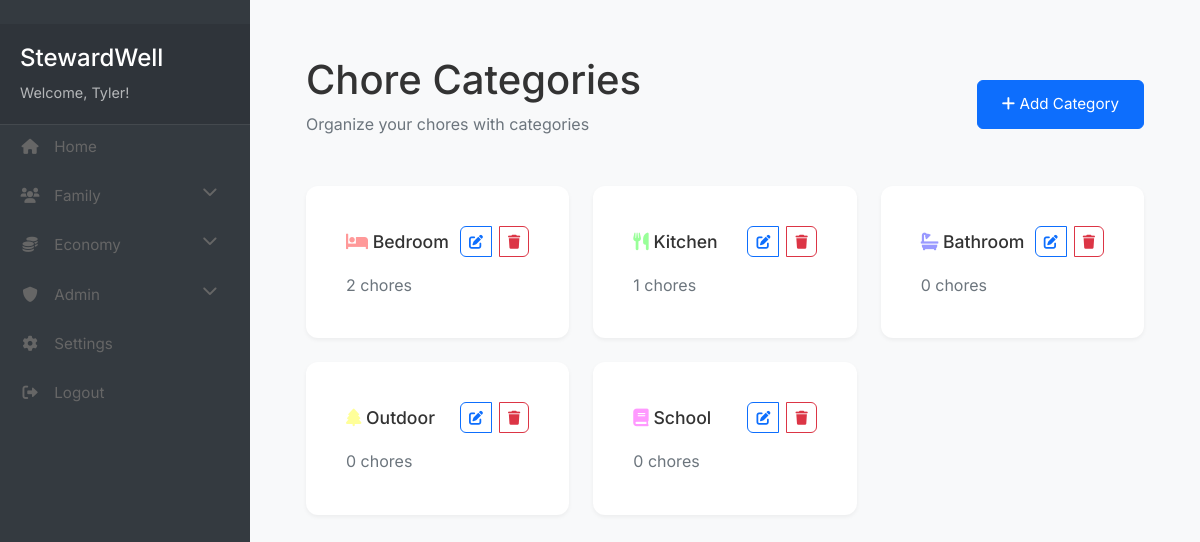
Page /chores/categories (signed in) on the committed database.
### app/models/user.py (models this page shows, shortened)
class User(db.Model, UserMixin):
    id = db.Column(db.Integer, primary_key=True)
    username = db.Column(db.String(64), unique=True, nullable=False)
    email = db.Column(db.String(120), unique=True, nullable=False)
    password_hash = db.Column(db.String(128), nullable=False)
    pin = db.Column(db.String(4))
    created_at = db.Column(db.DateTime, default=datetime.utcnow)
    is_superuser = db.Column(db.Boolean, default=False)
    is_parent = db.Column(db.Boolean, default=False)
    family_id = db.Column(db.Integer, db.ForeignKey('family.id'))
    parent_id = db.Column(db.Integer, db.ForeignKey('user.id'), nullable=True)
    children = db.relationship('User', backref=db.backref('parent', remote_side=[id]))
    coins = db.Column(db.Integer, default=0)
    family_points = db.Column(db.Integer, default=0)
    created_goal_categories = db.relationship('GoalCategory', back_populates='created_by')
    created_goals = db.relationship('Goal', back_populates='created_by')
    avatar = db.Column(db.String(50), default='fa-user-circle')

class ChoreCategory(db.Model):
    id = db.Column(db.Integer, primary_key=True)
    name = db.Column(db.String(50), nullable=False)
    color = db.Column(db.String(7), default="#6c757d")  # Hex color code
    icon = db.Column(db.String(50))  # FontAwesome icon name
    created_at = db.Column(db.DateTime, default=datetime.utcnow)
    family_id = db.Column(db.Integer, db.ForeignKey('family.id'), nullable=False)
    created_by_id = db.Column(db.Integer, db.ForeignKey('user.id'), nullable=False)
    chores = db.relationship('Chore', backref='category', lazy='dynamic')
    created_by = db.relationship('User', foreign_keys=[created_by_id])

### app/controllers/chores.py (the view)
@chores_bp.route('/categories')
@login_required
@parent_required
def list_categories():
    categories = ChoreCategory.query.filter_by(family_id=current_user.family_id).all()
    return render_template('chores/categories.html', categories=categories)

### app/__init__.py (called while the page is built)
@login_manager.user_loader
def load_user(id):
    from app.models.user import User
    return User.query.get(int(id))

### app/controllers/chores.py (called while the page is built)
def parent_required(f):
    @wraps(f)
    def decorated_function(*args, **kwargs):
        if not current_user.is_authenticated or not current_user.is_parent:
            flash('You need to be a parent to access this page.', 'danger')
            return redirect(url_for('main.index'))
        return f(*args, **kwargs)
    return decorated_function

### app/templates/chores/categories.html (shortened to what this page needs)
{% extends "base.html" %}
{% block authenticated_content %}
<div class="content-container">
    <div class="page-header d-flex justify-content-between align-items-center">
        <div>
            <h1>Chore Categories</h1>
            <p class="text-muted">Organize your chores with categories</p>
        </div>
        <button class="btn btn-primary" data-bs-toggle="modal" data-bs-target="#addCategoryModal">
            <i class="fas fa-plus"></i> Add Category
        </button>
    </div>
    <div class="row">
        {% for category in categories %}
        <div class="col-md-4 mb-4">
            <div class="card">
                <div class="card-body">
                    <div class="d-flex justify-content-between align-items-center mb-3">
                        <h3 class="card-title mb-0">
                            <i class="fas {{ category.icon }}" style="color: {{ category.color }};"></i>
                            {{ category.name }}
                        </h3>
                        <div class="btn-group">
                            <button class="btn btn-sm btn-outline-primary"
                                    data-bs-toggle="modal"
                                    data-bs-target="#editCategoryModal{{ category.id }}">
                                <i class="fas fa-edit"></i>
                            </button>
                            <button class="btn btn-sm btn-outline-danger"
                                    data-bs-toggle="modal"
                                    data-bs-target="#deleteCategoryModal{{ category.id }}">
                                <i class="fas fa-trash"></i>
                            </button>
                        </div>
                    </div>
                    <p class="text-muted mb-0">
                        {{ category.chores.count() }} chores
                    </p>
                </div>
            </div>
        </div>
        {% else %}
        <div class="col-12">
            <p class="text-muted text-center">No categories yet. Create one to get started!</p>
        </div>
        {% endfor %}
    </div>
</div>
{% endblock %}

### app/templates/partials/_sidebar.html (shortened to what this page needs)
<div class="sidebar">
    <div class="sidebar-header">
        <h3>StewardWell</h3>
        <p class="welcome-message">
            Welcome, {{ current_user.username }}!
        </p>
    </div>
    <ul class="nav flex-column">
        <li class="nav-item">
            <a class="nav-link" href="{{ url_for('main.index') }}">
                <i class="fas fa-home"></i> Home
            </a>
        </li>
        <li class="nav-item">
            <a class="nav-link collapsed" href="#familySubmenu"
               data-bs-toggle="collapse"
               aria-expanded="false">
                <i class="fas fa-users"></i> Family
                <i class="fas fa-chevron-down float-end"></i>
            </a>
        </li>
        {% set module_settings = current_user.family.module_settings|list if current_user.family else [] %}
        {% set economy_module = module_settings|selectattr('module_name', 'equalto', 'economy')|list %}
        {% set admin_module = module_settings|selectattr('module_name', 'equalto', 'admin')|list %}
        {% set economy_enabled = not economy_module or economy_module[0].is_enabled if economy_module else true %}
        {% set admin_enabled = current_user.is_superuser and (not admin_module or admin_module[0].is_enabled if admin_module else true) %}
        {% if economy_enabled %}
        <li class="nav-item">
            <a class="nav-link collapsed" href="#economySubmenu"
               data-bs-toggle="collapse"
               aria-expanded="false">
                <i class="fas fa-coins"></i> Economy
                <i class="fas fa-chevron-down float-end"></i>
            </a>
        </li>
        {% endif %}
        {% if admin_enabled %}
        <li class="nav-item">
            <a class="nav-link collapsed" href="#adminSubmenu"
               data-bs-toggle="collapse"
               aria-expanded="false">
                <i class="fas fa-shield-alt"></i> Admin
                <i class="fas fa-chevron-down float-end"></i>
            </a>
        </li>
        {% endif %}
        <li class="nav-item">
            {% if current_user.is_parent %}
            <a class="nav-link" href="{{ url_for('settings.profile') }}">
                <i class="fas fa-cog"></i> Settings
            </a>
            {% else %}
            <a class="nav-link" href="{{ url_for('settings.child_profile') }}">
                <i class="fas fa-cog"></i> My Profile
            </a>
            {% endif %}
        </li>
        <li class="nav-item mt-auto">
            <a class="nav-link" href="{{ url_for('auth.logout') }}">
                <i class="fas fa-sign-out-alt"></i> Logout
            </a>
        </li>
    </ul>
</div>

### app/static/css/style.css (style rules this page uses)
:root { --primary-color: #4169E1; --secondary-color: #4CAF50; --background-color: #f8f9fa; --text-color: #333; --border-color: #e0e0e0; --shadow: 0 2px 4px rgba(0,0,0,0.05); }
body { background-color: var(--background-color); color: var(--text-color); font-family: 'Inter', -apple-system, BlinkMacSystemFont, sans-serif; line-height: 1.6; }
.btn { padding: 0.75rem 1.5rem; border-radius: 6px; font-size: 0.95rem; transition: all 0.2s ease; text-decoration: none; display: inline-block; }
.nav-link { color: #666 !important; font-size: 0.95rem; }
.card { background: white; padding: 1.5rem; border-radius: 12px; box-shadow: var(--shadow); border: none; }
.card h3 { color: var(--text-color); font-size: 1.1rem; margin-bottom: 1rem; }
.sidebar { width: 250px; background-color: var(--sidebar-bg, #2C3E7B); color: white; padding: 1.5rem 0; display: flex; flex-direction: column; position: fixed; height: 100vh; left: 0; top: 0; }
.sidebar-header { padding: 0 1.5rem 1.5rem; border-bottom: 1px solid rgba(255, 255, 255, 0.1); }
.sidebar-header p { font-size: 0.9rem; opacity: 0.8; margin: 0; }
.content-container { padding: 1.5rem; }
.page-header { margin-bottom: 2rem; }
.page-header h1 { margin-bottom: 0.5rem; }
.btn-group { display: flex; gap: 0.5rem; }
.btn-sm { padding: 0.25rem 0.5rem; font-size: 0.875rem; }

### app/templates/partials/_sidebar.html (style rules this page uses)
.sidebar { min-width: 250px; max-width: 250px; min-height: 100vh; background: #343a40; color: #fff; transition: all 0.3s; }
.sidebar .nav-link { color: rgba(255, 255, 255, 0.8); padding: 10px 20px; transition: all 0.3s; }
.sidebar .nav-link i { margin-right: 10px; width: 20px; text-align: center; }
.sidebar .nav-link .fa-chevron-down { transition: transform 0.3s; }
.sidebar-header { padding: 20px; background: rgba(0, 0, 0, 0.1); }
.sidebar-header h3 { margin: 0; font-size: 1.5rem; margin-bottom: 8px; }
.welcome-message { font-size: 0.9rem; margin: 0; color: rgba(255, 255, 255, 0.8); display: flex; justify-content: space-between; align-items: center; }
.sidebar .nav-item { margin-bottom: 5px; }

### rows in the picture
User: username "Tyler"
ChoreCategory: name "Bedroom", chores.count "2"
ChoreCategory: name "Kitchen", chores.count "1"
ChoreCategory: name "Bathroom", chores.count "0"
ChoreCategory: name "Outdoor", chores.count "0"
ChoreCategory: name "School", chores.count "0"
